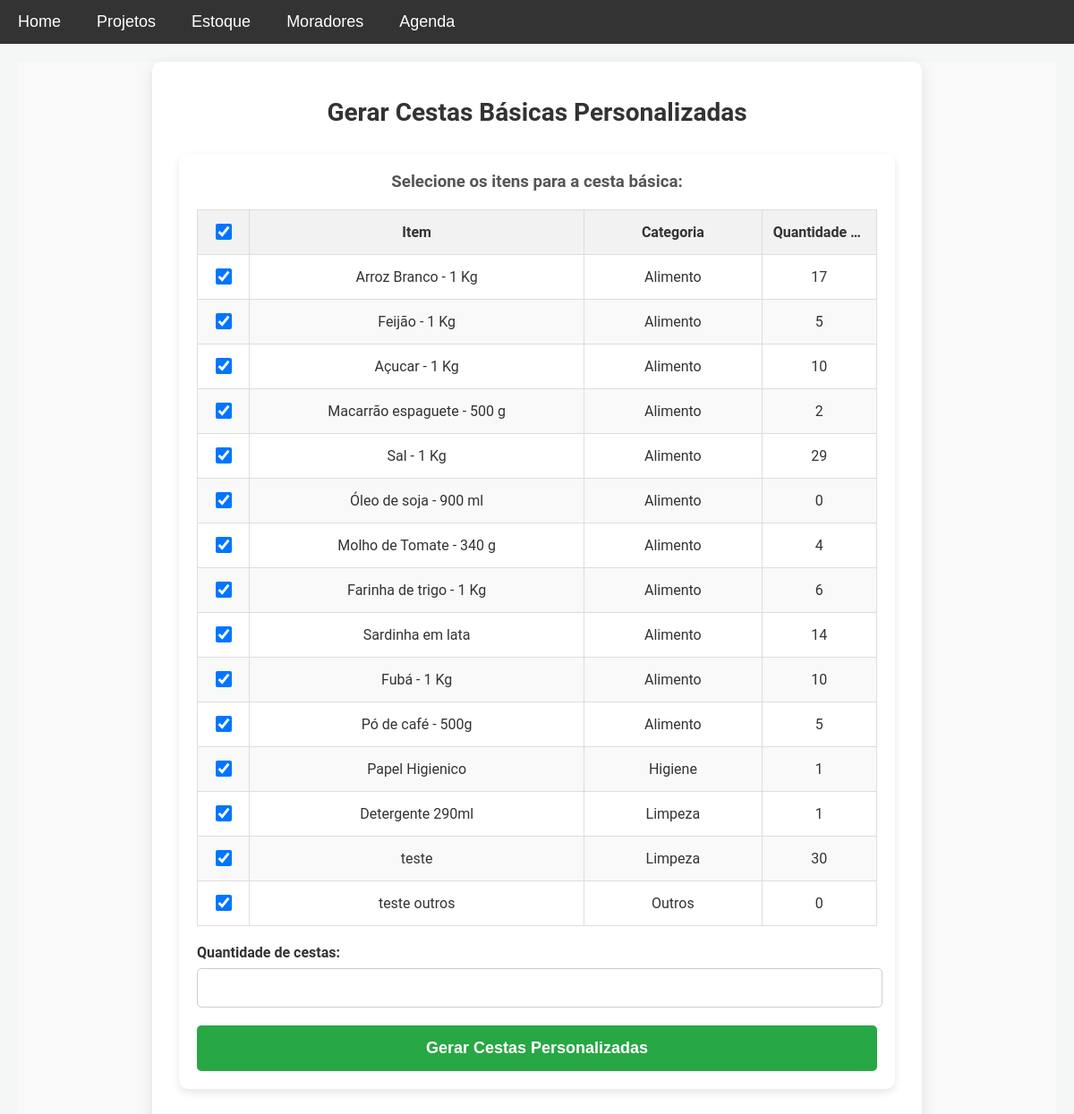
The app's page /cestas_personalizadas, older data.
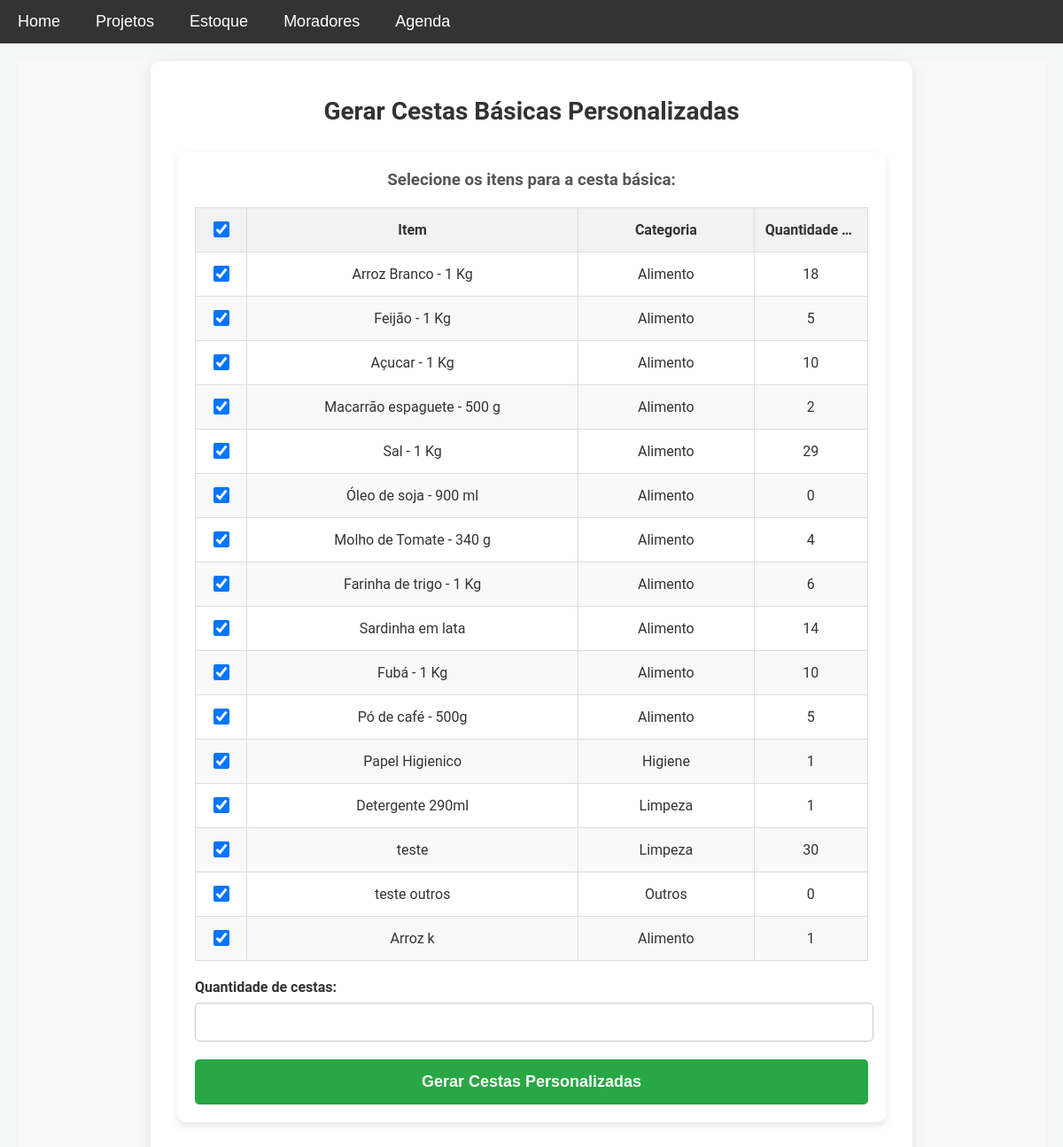
The same page, newer data.
### models.py (models this page shows)
class Item(db.Model):
    __table_args__ = {'extend_existing': True}  # Estende a tabela existente ao invés de tentar recriá-la
    id = db.Column(db.Integer, primary_key=True)
    nome = db.Column(db.String(100), nullable=False)
    descricao = db.Column(db.Text, nullable=False)
    categoria = db.Column(db.String(50), nullable=False)
    quantidade = db.Column(db.Integer, nullable=False, default=0)
    preco = db.Column(db.Float, nullable=False)

### app.py (the view)
@app.route('/cestas_personalizadas')
def cestas_personalizadas():
    itens = Item.query.all()
    return render_template('cestas_personalizadas.html', itens=itens)

### templates/cestas_personalizadas.html (shortened to what this page needs)
{% extends 'base.html' %}
{% block content %}
<div class="cestas-personalizadas-page">
    <div class="cestas-personalizadas-container">
        <h1>Gerar Cestas Básicas Personalizadas</h1>
        <form method="POST" action="{{ url_for('gerar_cestas_personalizadas') }}" class="cestas-form">
            <h3>Selecione os itens para a cesta básica:</h3>
            <table class="itens-table">
                <thead>
                    <tr>
                        <th>
                            <input type="checkbox" id="select-all" checked>
                        </th>
                        <th>Item</th>
                        <th>Categoria</th>
                        <th>Quantidade Disponível</th>
                    </tr>
                </thead>
                <tbody>
                    {% for item in itens %}
                    <tr>
                        <td>
                            <input type="checkbox" name="itens_selecionados" value="{{ item.id }}" class="item-checkbox"
                                checked>
                        </td>
                        <td>{{ item.nome }}</td>
                        <td>{{ item.categoria }}</td>
                        <td>{{ item.quantidade }}</td>
                    </tr>
                    {% endfor %}
                </tbody>
            </table>
            <div class="form-group">
                <label for="quantidade">Quantidade de cestas:</label>
                <input type="number" name="quantidade" id="quantidade" min="1" required>
            </div>
            <button type="submit" class="btn-cadastrar">Gerar Cestas Personalizadas</button>
        </form>
    </div>
</div>
{% endblock %}

Row changes from the older to the newer data that the page shows:
changed Item "Arroz Branco - 1 Kg": quantidade "17" → "18"
added Item: nome "Arroz k", categoria "Alimento", quantidade "1"
